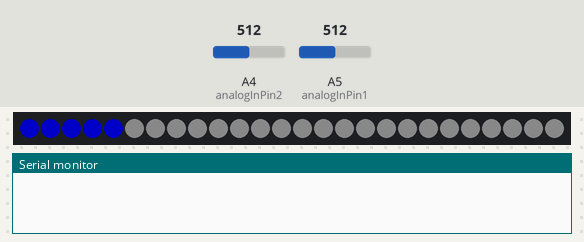
A sketch run on a simulated Arduino Uno, built with avr-gcc and run on an emulated ATmega328P. Parts: 26 RGB LEDs in strip order, left to right, the last lines printed to the serial monitor. The test bench sets the inputs (shaded band); at power-on: A4 (analogInPin2) = 512, A5 (analogInPin1) = 512. Dim RGB values are drawn brighter than linear.

Above: at 4.7 s.
At 18.2 s:
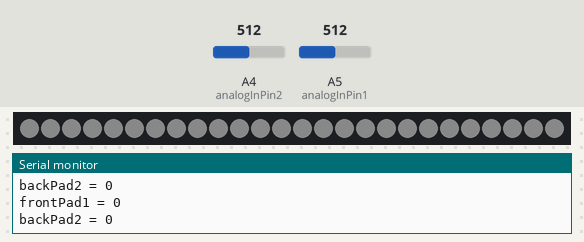
18.3 s: A4 (analogInPin2) set to 267
19.8 s: A4 (analogInPin2) set to 239
21.5 s: A4 (analogInPin2) set to 306
At 23.8 s:
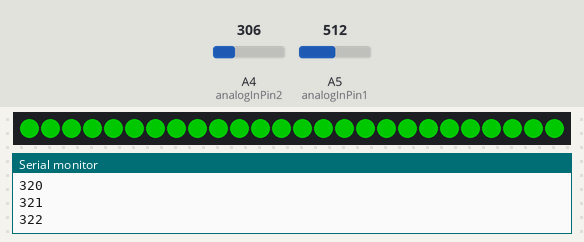

The sketch:

VELOSTAT_FOOT.ino
```cpp
#include <Adafruit_NeoPixel.h>

// analog input pin that the Velostat is connected to

const int analogInPin1 = A5;
const int analogInPin2 = A4;
const int numLEDs = 26;

// value read from the Velostat
int frontPad1 = 0;
int backPad2 = 0;

int fMAX, fMIN, fDIFF, fTRIG, fNORM;  // front pad variables
int bMIN, bMAX, bDIFF, bTRIG, bNORM;  // back pad variables

#define PIN A3
Adafruit_NeoPixel strip = Adafruit_NeoPixel(numLEDs, PIN, NEO_GRB + NEO_KHZ800);
// how to use the strip:  Adafruit_NeoPixel(number of pixels in strip, pin number, pixel type flags);

void setup() {

  strip.begin();
  strip.show();           // init pixels to 'off'

  Serial.begin(9600);

  // init Analog Pin as PULLUP (meaning it sends out voltage)
  digitalWrite(analogInPin1, HIGH);
  digitalWrite(analogInPin2, HIGH);


  for (int i = 0; i < numLEDs; i++) {
        strip.setPixelColor(i, 10, 10, 10);
        strip.show();
        delay(100);
  }
  for (int i = 0; i < numLEDs; i++) {
        int currBack = analogRead(analogInPin2);
        int currFront = analogRead(analogInPin1);

        if(currBack > bMAX) { bMAX = currBack; }
        if(currBack < bMIN) { bMIN = currBack; }
        if(currFront > fMAX) { fMAX = currFront; }
        if(currFront < fMIN) { fMIN = currFront; }
        strip.setPixelColor(i, 0, 0, 100);
        strip.show();
        delay(500);
  }

  fDIFF = fMAX - fMIN;
  bDIFF = bMAX - bMIN;
  fNORM = (bDIFF / fDIFF);
  bNORM = (fDIFF / bDIFF);
  fTRIG = (fMAX - (fDIFF / 2)) * fNORM;
  bTRIG = (bMAX - (bDIFF / 2)) * bNORM;


  for (int i = 0; i < numLEDs; i++) {
      strip.setPixelColor(i, 10, 10, 10);
      strip.show();
      delay(50);
   }
}

void loop() {

  // baseline readings with analog readings subtracted
  int fREAD = analogRead(analogInPin1) * fNORM;
  int bREAD = analogRead(analogInPin2) * bNORM;

  // CODE THAT TELLS US WHERE THE AVG AMOUNT OF PRESSURE IS
  //  If the avg amount of pressure is on back of foot -> bad
  // Otherwise -> good

  int b = 0; // boolean int
  int counter = 0;
  int avgF = 0;
  int avgB = 0;

  while(fTRIG > fREAD || bTRIG > bREAD) {
    Serial.println(counter);
    b = 1;
    counter++;
    fREAD = analogRead(analogInPin1) * fNORM;
    bREAD = analogRead(analogInPin2) * bNORM;

    avgF += fREAD;
    avgB += bREAD;
  }

  if(b == 1) {

    b = 0;

    avgF = (avgF / counter);
    avgB = (avgB / counter);

    if (avgF > avgB) {
      for (int i = 0; i < numLEDs; i++) {
        strip.setPixelColor(i, 100, 0, 0);
        strip.show();
        delay(50);
      }
    } else {
      for (int i = 0; i < numLEDs; i++) {
          strip.setPixelColor(i, 0, 100, 0);
          strip.show();
          delay(50);
      }
    }

    delay(5000); // delay allows the final result to be shown

    // turn all white
    for (int i = 0; i < numLEDs; i++) {
        strip.setPixelColor(i, 10, 10, 10);
        strip.show();
        delay(50);
    }
  }

  // ##### VELOSTAT CODE ############################

  // print the results to the serial monitor:

  //Serial.println(front_base);
  //Serial.println(back_base);

  Serial.print("frontPad1 = " );
  Serial.println(frontPad1);
  Serial.print("backPad2 = " );
  Serial.println(backPad2);
  delay(1000);

}
```

Measured:
- after the input at 21.5 s, the LEDs: first change at once (image 2 shows a later state)
